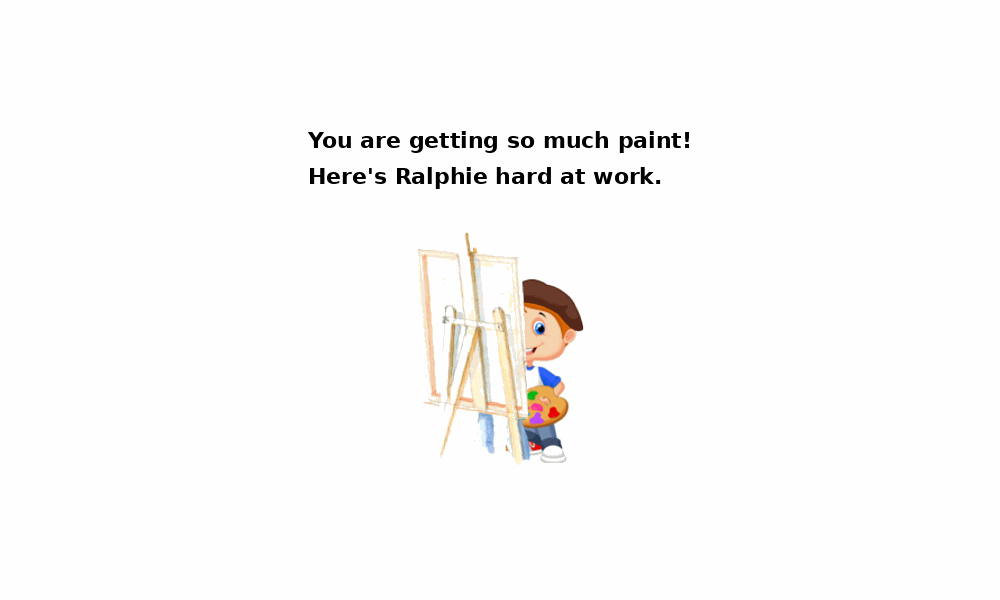
#> input picture SHT_2026.07.25/TimeSearch_Web/stim/break1_screen.png, 1000 x 600 px, given in place of ralphie_easel.png, which was not available
$ python make_screens.py
#> lines starting #> are read from the running program, lines starting #| are printed output that depends on the picture; pictures that were not available may be replaced by others from this repository, and a replacement may not be noted
#!/usr/bin/env python3
"""
Generate the instruction screens for the Simplified Horizons Task.

Text is rendered here rather than exported from PowerPoint so the wording can be
edited in one place. Illustrations are cropped from the original slides, and the
paint-can diagrams are composed from the same stim images the task itself uses.

Edit TEXT below and re-run:  python3 make_screens.py
"""
from PIL import Image, ImageDraw, ImageFont
import textwrap, os

W, H = 1000, 600
OUT = "stim"
ILLUS = "/tmp/illus"
FONT = "/usr/share/fonts/truetype/dejavu/DejaVuSans-Bold.ttf"

# --------------------------------------------------------------------------
# WORDING  — edit here
# --------------------------------------------------------------------------
TEXT = {
"welcome1": [
    "This is Ralphie. He is a painter.",
    "Ralphie needs paint for a big picture.",
    "Let's help him get as much paint as we can!",
],
"welcome2": [
    "We will go to lots of paint stores.",
    "Each store has four paint cans.",
    "You can't see what is inside them yet.",
    "When you pick a can, you get the paint inside, and you keep it.",
    "",
    "Let's try picking some cans!",
],
"fixed_choice_intro": [
    "At every store, the art store helper shows you some cans first.",
    "A hand points to the can he wants you to see.",
    "Pick the can the hand points to.",
    "",
    "Let's try it!",
],
"free_choice_intro": [
    "After that, you can pick any can you want.",
    "Every time you pick the same can, you get the same paint.",
    "",
    "Remember, pick the biggest splashes of paint you can!",
],
"horizons_intro": [
    "The store helper is busy, so you only get a few picks.",
    "You will see hands in the middle of the screen.",
    "They show how many picks you have.",
    "Sometimes you get 4 picks. Sometimes you get 1 pick.",
    "Sometimes you will see a cloud.",
    "That means you don't know how many picks you have.",
    "",
    "When your picks are gone, you go on to the next store.",
    "",
    "Let's try it!",
],
# same screen with the ambiguous sentences removed, used when the cloud
# condition is switched off in the setup panel
"horizons_intro_ls": [
    "The store helper is busy, so you only get a few picks.",
    "You will see hands in the middle of the screen.",
    "They show how many picks you have.",
    "Sometimes you get 4 picks. Sometimes you get 1 pick.",
    "",
    "When your picks are gone, you go on to the next store.",
    "",
    "Let's try it!",
],
"practice_intro": [
    "Now let's practice at a few stores.",
    "These ones are just for practice.",
],
"comprehension": [
    "Comprehension questions",
    "",
    "(experimenter: ask now, record on your sheet)",
],
"ready": [
    "Great! Now let's help Ralphie for real.",
    "Remember, pick the biggest splashes of paint you can.",
    "Ralphie is counting on you. Are you ready?",
],
"break1": [
    "You are getting so much paint!",
    "Here's Ralphie hard at work.",
],
"break2": [
    "You are getting so much paint!",
    "Keep going — Ralphie needs just a little more.",
],
"end": [
    "Good job!",
    "Thank you for helping Ralphie get paint!",
],
}

# which cropped illustration sits on each screen, and how tall it is drawn
ART = {
    "welcome1":  ("ralphie_easel",   230),
    "ready":     ("ralphie_ready",   210),
    "break1":    ("ralphie_working", 250),
    "break2":    ("palette",         200),
    "end":       ("ralphie_done",    250),
}

# --------------------------------------------------------------------------

def draw_text(d, lines, font, top, wrap=62, lh=36):
    """Left-aligned inside a centred block. Centred text forces the eye to find a
    new left edge on every line, which is slower to read."""
    segs = []
    for ln in lines:
        segs.append(None) if not ln else segs.extend(textwrap.wrap(ln, width=wrap))
    widest = max((d.textlength(t, font=font) for t in segs if t), default=0)
    x = (W - widest) / 2
    y = top
    for t in segs:
        if t is None:
            y += lh // 2
            continue
        d.text((x, y), t, font=font, fill="black")
        y += lh
    return y


def text_height(d, lines, font, wrap=62, lh=36):
    n = 0
    for ln in lines:
        n += 0.5 if not ln else len(textwrap.wrap(ln, width=wrap))
    return int(n * lh)


def can_row(img, centres, splashes, hand_on=None, cy=None, can_h=150):
    """Draw a row of paint cans, optionally with splashes or a pointing hand."""
    can = Image.open(os.path.join(OUT, "circle_gray.png")).convert("RGBA")
    ratio = can.size[0] / can.size[1]
    ch = can_h
    cw = int(ch * ratio)
    for i, cx in enumerate(centres):
        img.alpha_composite(can.resize((cw, ch)), (int(cx - cw / 2), int(cy - ch / 2)))
        s = splashes[i]
        if s == "?":
            d = ImageDraw.Draw(img)
            f = ImageFont.truetype(FONT, int(ch * 0.34))
            t = "?"
            w = d.textlength(t, font=f)
            d.text((cx - w / 2, cy - ch * 0.24), t, font=f, fill="black")
        elif isinstance(s, float):
            sp = Image.open(os.path.join(OUT, "paint_yellow.png")).convert("RGBA")
            sw = int(ch * s)
            img.alpha_composite(sp.resize((sw, sw)), (int(cx - sw / 2), int(cy - sw / 2)))
        if hand_on == i:
            hd = Image.open(os.path.join(OUT, "choices.png")).convert("RGBA")
            hh = int(ch * 0.52)
            hw = int(hh * hd.size[0] / hd.size[1])
            img.alpha_composite(hd.resize((hw, hh)), (int(cx - hw / 2), int(cy - hh / 2)))


def build(name, lines):
#> called with name = 'welcome1'
    img = Image.new("RGBA", (W, H), "white")
#> img: PIL image 1000x600 RGBA; every value is 255
    d = ImageDraw.Draw(img)
    font = ImageFont.truetype(FONT, 22)

    th = text_height(d, lines, font)
#> th = 108

    if name in ART:
        art_name, art_h = ART[name]
        art = Image.open(os.path.join(ILLUS, art_name + ".png")).convert("RGBA")
#> art is the input picture: PIL image 1000x600 RGBA; mean R, G, B, A 250.8, 250.1, 249.4, 255
        aw = int(art_h * art.size[0] / art.size[1])
#> aw = 383
        block = th + 24 + art_h
#> block = 362
        top = (H - block) // 2
#> top = 119
        y = draw_text(d, lines, font, top)
#> the loop in draw_text, `for t in segs:` made 3 passes
#> y on passes 1 to 3: 155, 191, 227
#> after the loop in draw_text, `for t in segs:`: y = 227
#> y = 227
        img.alpha_composite(art.resize((aw, art_h)), ((W - aw) // 2, int(y + 24)))
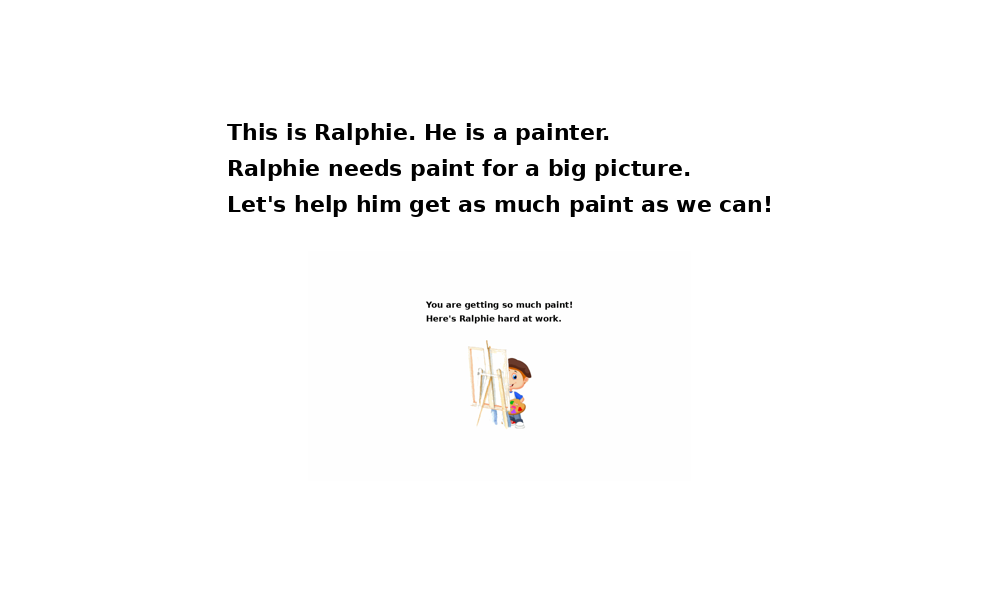
#> img: PIL image 1000x600 RGBA; mean R, G, B, A 250.8, 250.7, 250.6, 255

    elif name == "welcome2":
        block = th + 30 + 150
        top = (H - block) // 2
        y = draw_text(d, lines, font, top)
        can_row(img, [330, 500, 670], ["?", "?", "?"], cy=y + 30 + 75)

    elif name == "fixed_choice_intro":
        block = th + 30 + 150
        top = (H - block) // 2
        y = draw_text(d, lines, font, top)
        can_row(img, [400, 600], ["?", "?"], hand_on=1, cy=y + 30 + 75)

    elif name == "free_choice_intro":
        block = th + 30 + 150
        top = (H - block) // 2
        y = draw_text(d, lines, font, top)
        can_row(img, [330, 500, 670], ["?", 0.62, 0.26], cy=y + 30 + 75)

    else:
        draw_text(d, lines, font, (H - th) // 2)

    out = os.path.join(OUT, name + "_screen.png")
    img.convert("RGB").save(out, optimize=True)
    return out


if __name__ == "__main__":
    for name, lines in TEXT.items():
        p = build(name, lines)
        print("wrote", p)
#> pass 2 of the loop `for name, lines in TEXT.items():`:
#> th = 234
#> in build (call 2), `block = th + 30 + 150`: block = 414
#> in build (call 2), `top = (H - block) // 2`: top = 93
#> the loop in draw_text (call 2), `for t in segs:` made 7 passes
#> y on passes 1 to 7: 129, 165, 201, 237, 273, 291, 327
#> in build (call 2), `y = draw_text(d, lines, font, top)`: y = 327
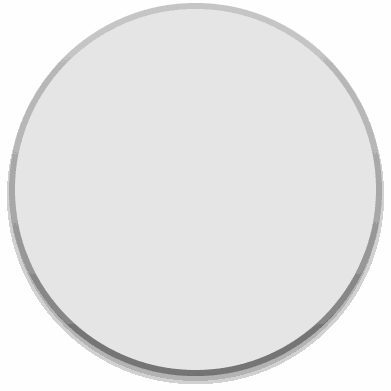
#> input picture SHT_2026.07.25/TimeSearch_Web/stim/circle_gray.png, 391 x 391 px
#> in can_row, can is the input picture: PIL image 391x391 RGBA; mean R, G, B, A 161.7, 161, 161, 183.3
#> in can_row, `img.alpha_composite(can.resize((cw, ch)), (int(cx - cw / 2), int(cy - ..`:
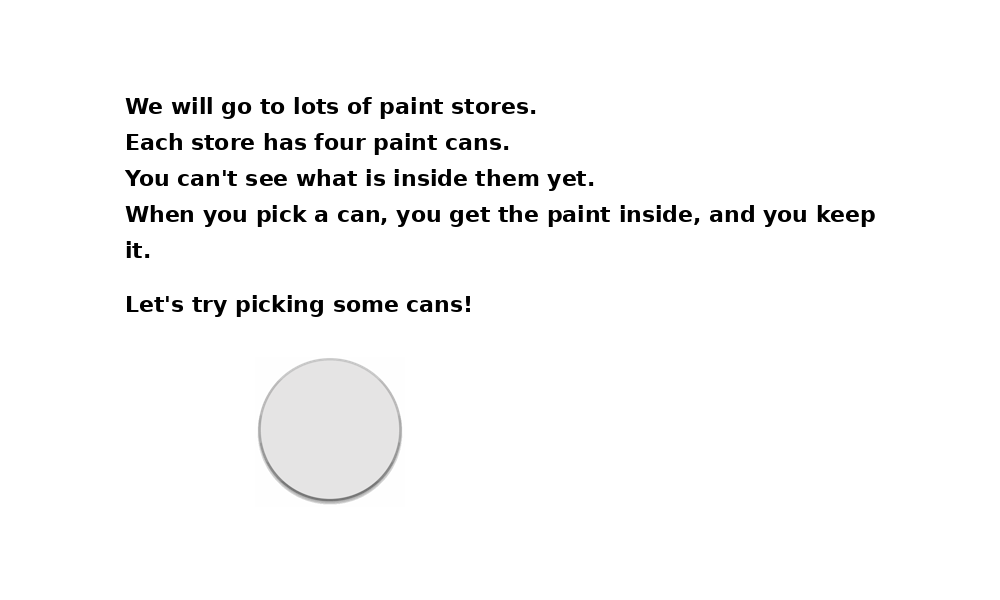
#> img: PIL image 1000x600 RGBA; mean R, G, B, A 248.1, 248.1, 248.1, 255
#> w = 29.58
#> in build (call 2), `can_row(img, [330, 500, 670], ["?", "?", "?"], cy=y + 30 + 75)`:
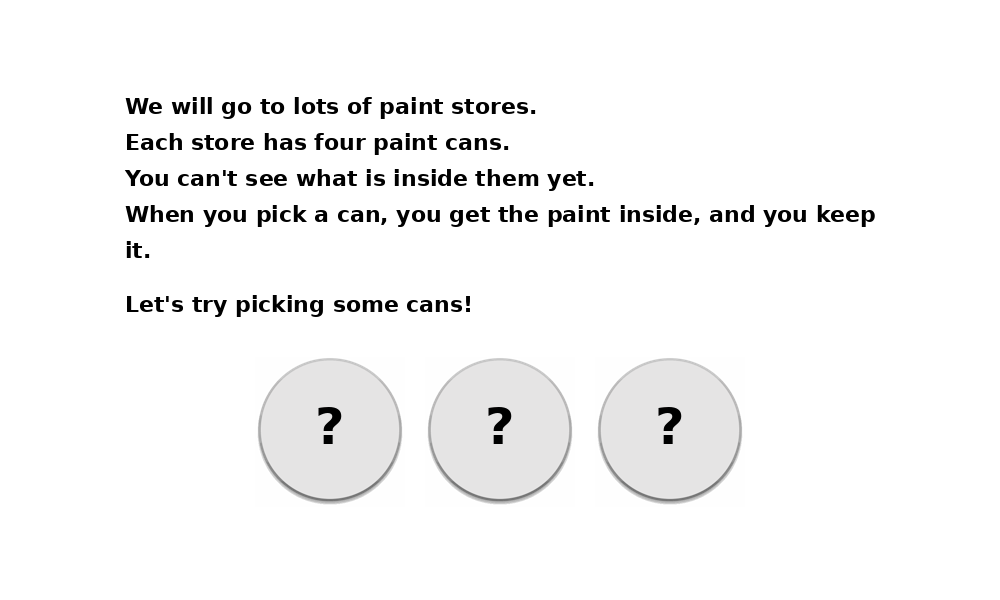
#> img: PIL image 1000x600 RGBA; mean R, G, B, A 245.9, 245.9, 245.9, 255
#> (the run stopped early here; a loop or call above may not have finished)
